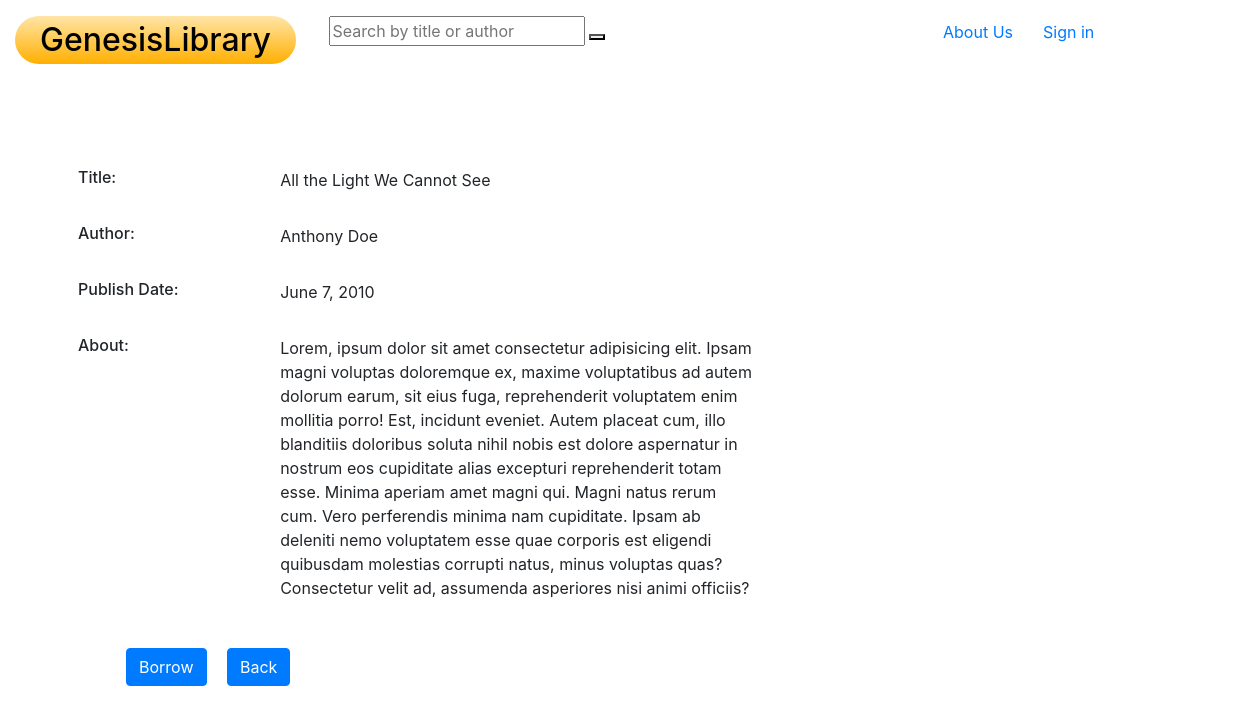
The page /display/6 on the database its author committed.
### libraryGenesis_app/models.py (models this page shows)
class Book(models.Model):
    title = models.CharField(max_length=255)
    author = models.CharField(max_length=255)
    genre = models.CharField(max_length=100)
    publish_date = models.DateField()
    price = models.IntegerField()
    days_avaliable = models.IntegerField()
    about = models.TextField()
    users = models.ManyToManyField(User, related_name="books")
    created_at = models.DateTimeField(auto_now_add = True)
    updated_at = models.DateTimeField(auto_now = True)
    objects = BookManager()

### libraryGenesis_app/views.py (the view)
# urls.py: path('display/<int:book_id>', views.display),
def display(request, book_id):
    book = Book.objects.get(id=book_id)
    context = {
        'book': book
    }
    return render(request,'display.html', context)

### libraryGenesis_app/templates/display.html (shortened to what this page needs)
<!DOCTYPE html>
<html lang="en">
<head>
    {% load static %}
    <link rel="stylesheet" href="{% static 'style.css' %}">
    <link rel="stylesheet" href="https://stackpath.bootstrapcdn.com/bootstrap/4.5.0/css/bootstrap.min.css">
</head>
<body>
    <div class="container-fluid">
        <div class="row dashboard-header mt-3">
            <div class="col-sm">
                <h2 class="gradient"><a class="no-decoration" href="/">GenesisLibrary</a></h2>
            </div>
            <div class="col-sm-6 search-form">
                <form action="/" method="get">
                    <input type="text" name="q" placeholder="Search by title or author" id="search" value="{{ request.GET.q }}"/>
                    <button></button>
                </form>
            </div>
            <div class="row  text-right extra-width m-1">
                <div class="col-sm-4  pl-1  text-left">
                    <a href="/about">About Us</a>
                </div>
                {% if request.session.uid %}
                    <div class="col-sm-3 mr-4 text-left">
                    <a href="/display_borrowed">Borrowed</a>
                    </div>
                    <div class="col-sm-4 text-left">
                    <a href="/logout">Log out</a>
                    </div>
                {% else %}
                <div class="col-sm-3 pl-1 text-left">
                    <a href="/display_login">Sign in</a>
                </div>
                {% endif %}
            </div>
        </div>
            <div class="col-sm mt-5 ml-5">
                <div class="form-group row">
                    <h6 class="col-sm-2 mt-5">Title: </h6>
                    <div class="col-sm-10 mt-5">
                        <p>{{book.title}}</p>
                    </div>
                </div>
                <div class="form-group row">
                    <h6 class="col-sm-2">Author: </h6>
                    <div class="col-sm-10">
                        <p>{{book.author}}</p>
                    </div>
                </div>
                <div class="form-group row">
                    <h6 class="col-sm-2">Publish Date: </h6>
                    <div class="col-sm-10">
                        <p>{{book.publish_date}}</p>
                    </div>
                </div>
                <div class="form-group row">
                    <h6 class="col-sm-2">About: </h6>
                    <div class="col-sm-5">
                        <p>{{book.about}}</p>
                    </div>
                </div>
                <a class="btn btn-primary mt-3 ml-5" href="/borrow_info/{{book.id}}" role="button">Borrow</a>
                <a class="btn btn-primary ml-3 mt-3" href="/" role="button">Back</a>
            </div>
    </div>
</body>
</html>

### libraryGenesis_app/static/style.css (style rules this page uses)
.gradient { background: linear-gradient(180deg, rgba(255,229,167,1) 0%, rgba(255,175,0,1) 100%); width: -moz-fit-content; width: fit-content; width: -moz-fit-content; padding: 5px 25px; border-radius: 100px; }
.extra-width { width: 300px; margin: 0; }
.no-decoration { color: black; }

### rows shown on the page
Book: title "All the Light We Cannot See", author "Anthony Doe", publish_date "June 7, 2010", about "Lorem, ipsum dolor sit amet consectetur adipisicing elit. Ipsam magni voluptas doloremque ex, maxime voluptatibus ad autem dolorum earum, sit eius fuga, reprehenderit voluptatem enim mollitia porro! Est, incidunt eveniet. Autem placeat cum, illo blanditiis doloribus soluta nihil nobis est dolore aspernatur in nostrum eos cupiditate alias excepturi reprehenderit totam esse. Minima aperiam amet magni qui. Magni natus rerum cum. Vero perferendis minima nam cupiditate. Ipsam ab deleniti nemo voluptatem esse quae corporis est eligendi quibusdam molestias corrupti natus, minus voluptas quas? Consectetur velit ad, assumenda asperiores nisi animi officiis?"
